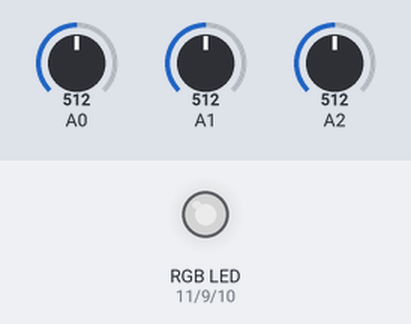
Recording of a sketch running on a simulated Arduino Uno, built with avr-gcc and run on an emulated ATmega328P. Parts: an RGB LED mixed from three pins (HIGH = lit). Inputs (shaded band) come from the test bench; at power-on: A0 = 512, A1 = 512, A2 = 512. Dim RGB values are drawn brighter than linear.

Above: at 1.4 s.
1.5 s: A0 set to 716
At 3.6 s:
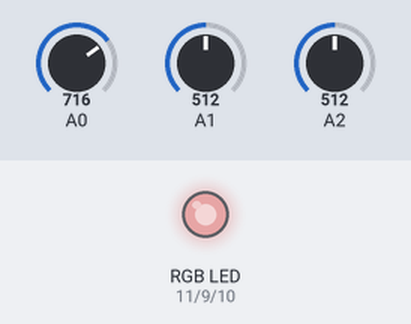
3.9 s: A1 set to 716
At 5.0 s:
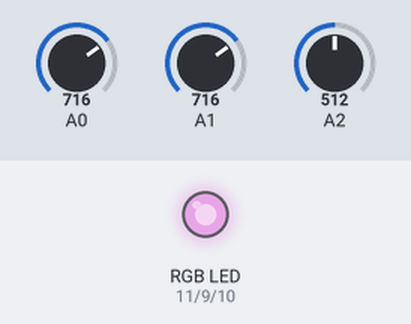
5.7 s: A2 set to 716
At 6.9 s:
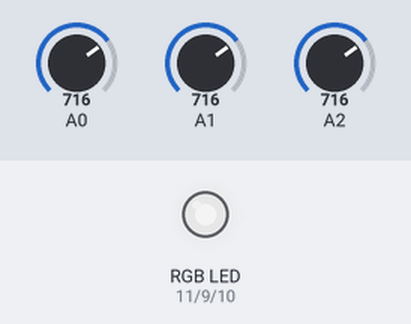
8.1 s: A0 set to 900
At 10.0 s:
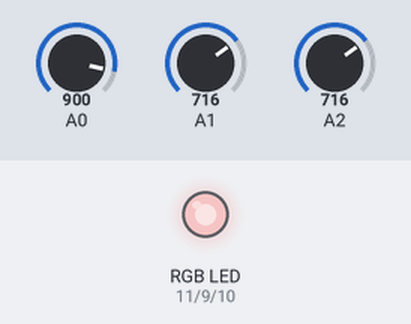
10.5 s: A1 set to 900
At 11.4 s:
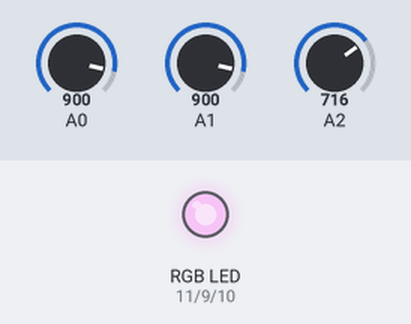
12.3 s: A2 set to 900
At 14.5 s:
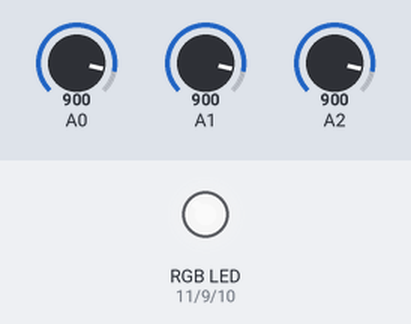
Timing chart, 0 to 15.7 s (numbered marks = the images above; inputs shaded):
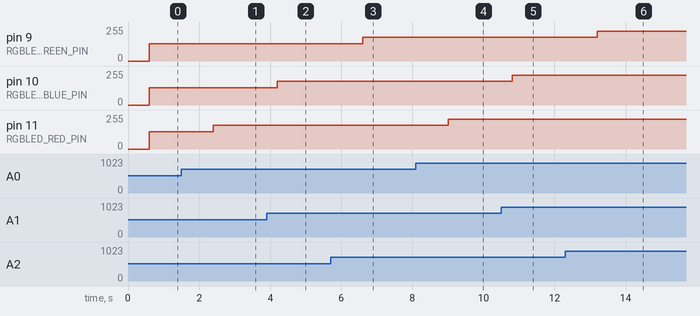

The sketch:

rgbled_cocktail_C.ino
```cpp
#define RGBLED_RED_PIN   11
#define RGBLED_GREEN_PIN 9
#define RGBLED_BLUE_PIN  10

int redValue   = 0;
int greenValue = 0;
int blueValue  = 0;

void setup() {
    pinMode(RGBLED_RED_PIN, OUTPUT);
    pinMode(RGBLED_GREEN_PIN, OUTPUT);
    pinMode(RGBLED_BLUE_PIN, OUTPUT);
}

void loop() {
    redValue   = analogRead(A0);
    delay(200);
    greenValue = analogRead(A2);
    delay(200);
    blueValue  = analogRead(A1);
    delay(200);

    redValue   = redValue / 4;
    greenValue = greenValue / 4;
    blueValue  = blueValue / 4;

    analogWrite(RGBLED_RED_PIN, redValue);
    analogWrite(RGBLED_GREEN_PIN, greenValue);
    analogWrite(RGBLED_BLUE_PIN, blueValue);
}
```

Measured:
- after the input at 1.5 s, pin 11 (RGBLED_RED_PIN): 128/255 → 179/255 after 0.90 s
- after the input at 3.9 s, pin 10 (RGBLED_BLUE_PIN): 128/255 → 179/255 after 0.30 s
- after the input at 5.7 s, pin 9 (RGBLED_GREEN_PIN): 128/255 → 179/255 after 0.90 s
- after the input at 8.1 s, pin 11 (RGBLED_RED_PIN): 179/255 → 225/255 after 0.91 s
- after the input at 10.5 s, pin 10 (RGBLED_BLUE_PIN): 179/255 → 225/255 after 0.31 s
- after the input at 12.3 s, pin 9 (RGBLED_GREEN_PIN): 179/255 → 225/255 after 0.91 s
